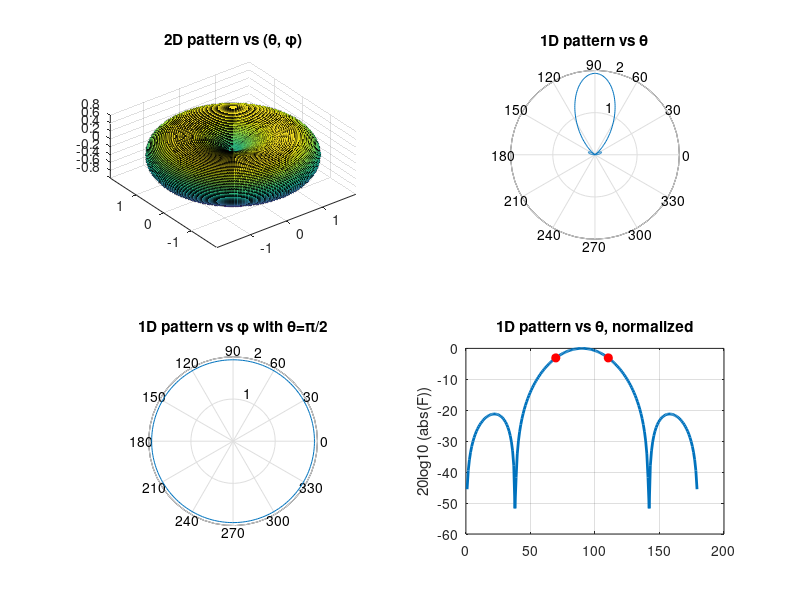

Write MATLAB code to recreate this figure. (Note: this script raises an error after producing the figure.)
% Plot 2D pattern
f = 3*10^8; c = 3*10^8; lambda = c/f; k = 2*pi/lambda;
l = 0.56*lambda;
N_theta = 200; N_phi = 200;
[theta,phi] = meshgrid(0:pi./(N_theta-1):pi, 0:2*pi./(N_phi-1):2*pi);
F = ((cos(k*l*cos(theta))-cos(k*l))./sin(theta));
XD = abs(F).*sin(theta).*cos(phi);
YD = abs(F).*sin(theta).*sin(phi);
ZD = abs(F).*cos(theta);
subplot(2,2,1); surf(XD,YD,ZD);
title('2D pattern vs (\theta, \phi)'); axis image; rotate3d on; grid on;
% Pattern vs \theta in polar coordinates
N_theta = 200;
theta = [0: pi/( N_theta-1):pi];
F = (cos(k*l*cos(theta))-cos(k*l))./sin(theta);
subplot(2,2,2)
polar(theta,abs(F))
title('1D pattern vs \theta'); grid on
% Pattern vs \theta in rectangular coordinates
subplot(2,2,4)
% Normalize F for dB calculation
F_normalized = abs(F)/max(abs(F));
F_db = 20*log10(F_normalized);

% Define target dB value
target_db = -3;

% Find ALL indices close to -3 dB (within a small tolerance)
tolerance = 0.1;  % Adjust this value to control how close to -3 dB
indices = find(abs(F_db - target_db) < tolerance);

% Get corresponding theta values in degrees
theta_at_minus3db = theta(indices) * 180/pi;

plot(theta/pi*180, F_db, 'linewidth', 2)
title('1D pattern vs \theta, normalized'); grid on; ylabel('20log10 (abs(F))')
hold on;
plot(theta_at_minus3db, F_db(indices), 'ro', 'MarkerFaceColor', 'r');
hold off;

% Print out the -3 dB point values
disp('Theta values at -3 dB:');
for i = 1:length(indices)
    fprintf('Theta = %.4f degrees\n', theta_at_minus3db(i));
end

% Calculate and display the difference between max and min theta values at -3 dB
if length(theta_at_minus3db) > 1
    theta_difference = max(theta_at_minus3db) - min(theta_at_minus3db);
    fprintf('Difference between max and min theta at -3 dB: %.4f degrees\n', theta_difference);
else
    fprintf('Not enough points to calculate difference\n');
end

% Pattern vs \phi in polar coordinates
subplot(2,2,3)
phi =[0: 2*pi/( N_phi-1):2*pi];
theta = pi/2;
F = (cos(k*l*cos(theta))-cos(k*l))./sin(theta)*ones(size(phi));
polar(phi, abs(F))
title('1D pattern vs \phi with \theta=\pi/2'); grid on

fprintf("Total Length 2l = %.2f\n", 2*l);

% Find peaks in dB scale, with theta as x-axis values
[pks, locs] = findpeaks(F_db, theta * 180/pi);  % locs contains theta values in degrees

% Identify main lobe (highest peak)
[main_lobe_peak, main_index] = max(pks);
main_lobe_theta = locs(main_index);  % Main lobe theta

% Remove the main lobe from consideration
pks(main_index) = [];
locs(main_index) = [];  % locs already contains theta values in degrees

% Find the highest remaining peak (side lobe)
if ~isempty(pks)
    [side_lobe_peak, side_index] = max(pks);

    fprintf('Side lobe peak: %.4f dB\n', side_lobe_peak);
else
    fprintf('No side lobe detected.\n');
end
